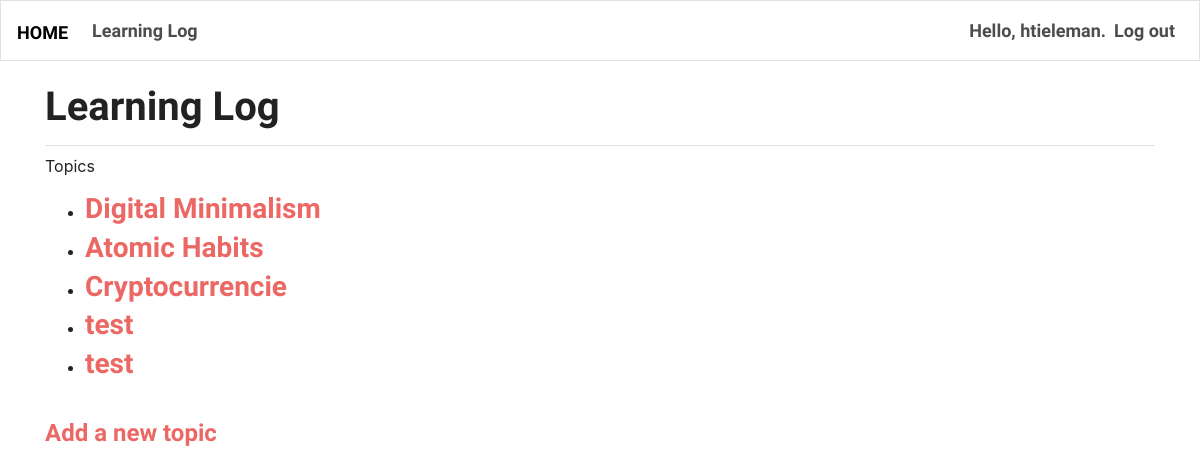
Page /topics/ (signed in) on the earlier database version.
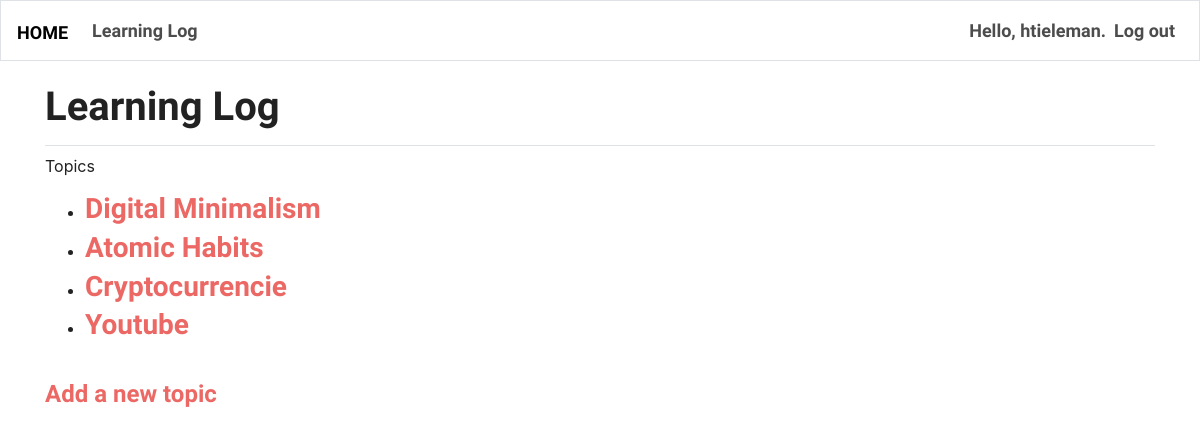
Same page on the later database version.
### learning_logs/models.py (models this page shows)
class Topic(models.Model):
    text = models.CharField(max_length=200)
    date_added = models.DateTimeField(auto_now_add=True)
    owner = models.ForeignKey(User, on_delete=models.CASCADE)
    public = models.BooleanField(default=False)
    def __str__(self):
        return self.text

### learning_logs/views.py (the view)
# urls.py: path('topics/', views.topics, name='topics'),
def topics(request):
    public_topics = Topic.objects.filter(public=True).order_by('date_added')
    if request.user.is_authenticated:
        private_topics = Topic.objects.filter(owner=request.user).order_by('date_added')
        topics = public_topics | private_topics
    else:
        topics = public_topics
    context = {'topics': topics}
    return render(request, 'learning_logs/topics.html', context)

### learning_logs/templates/learning_logs/topics.html
{% extends "learning_logs/base.html" %}
{% block page_header %}
  <h1>Learning Log</h1>
{% endblock page_header %}
{% block content %}
  <p>Topics</p>
  <ul>
    {% for topic in topics %}
      <li><h3>
        <a href="{% url 'learning_logs:topic' topic.id %}">{{ topic }}</a>
      </h3></li>
    {% empty %}
      <li><h3>No topics have been added yet.</h3></li>
    {% endfor %}
  </ul>
  <br>
  <h4><a href="{% url 'learning_logs:new_topic' %}">Add a new topic</a></h4>
{% endblock content %}

Differences in the rows shown:
removed Topic: text "test"
removed Topic: text "test"
added Topic: text "Youtube"
